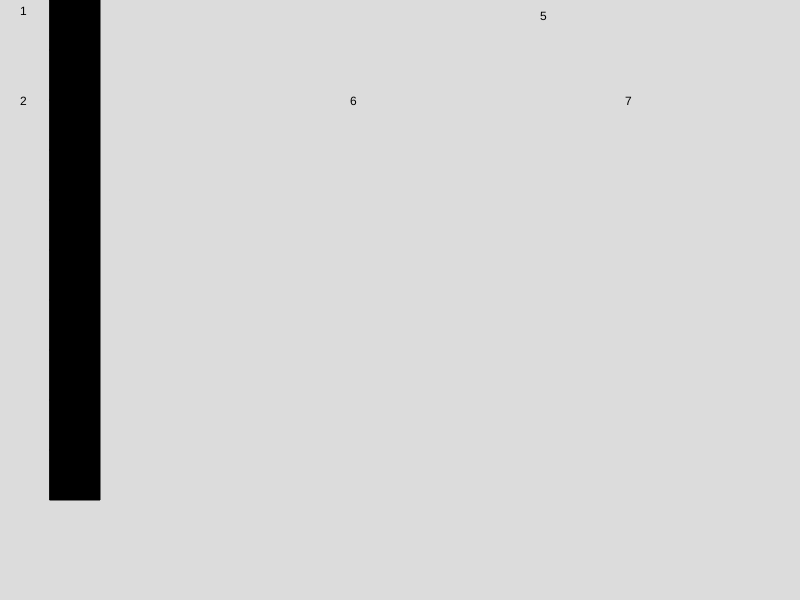
Frame 1 (no input)
Frame 60 (no input): identical to frame 1, image omitted
Frame 120 (the mouse pressed at the canvas centre since frame 60): identical to frame 1, image omitted

The p5.js sketch that drew this single still picture (run headless with seeded random() and noise() and a simulated clock; from frame 60 on, the mouse is pressed at the canvas centre):

// p5.js sketch
// ── sketch.js
function setup() {
  createCanvas(800, 600);
}


function draw() {
  background(220);


 fill (0)
 text("1", 20, 15);
 text("2", 20, 105);
 text("3", 80, 105);
 text("4", 80, 205);
 text("5", 540, 20);
 text("6", 350, 105);
 text("7", 625, 105);
 
 for (let i = 0; i < 10; i++) {
rect (50, (50 * i), 50, 50);

}

}
